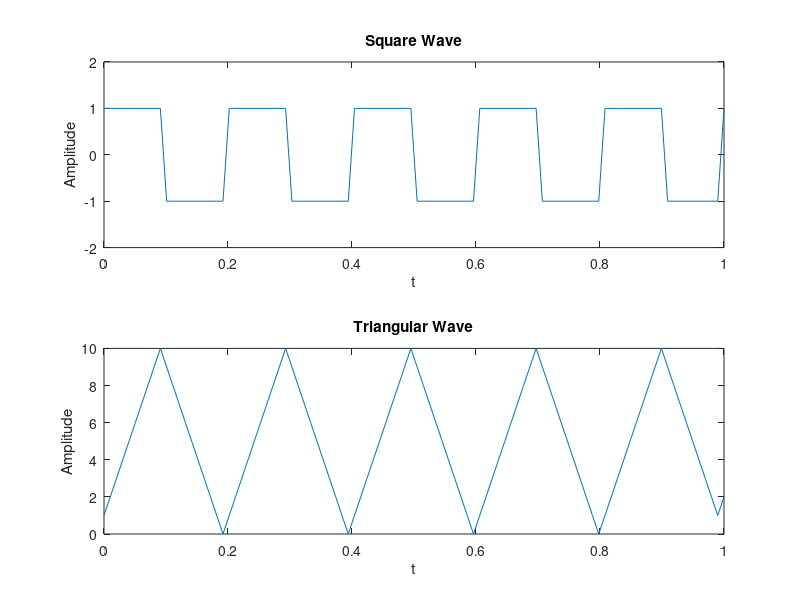

MATLAB code for this plot:
clc
clear all
close all
%step1:To generate square wave
t=linspace(0,1,100);
x=square(2*pi*5*t);
%step2:integrate square wave

y=cumsum(x);
%plot the results
subplot(2,1,1),plot(t,x),axis([0 1 -2 2]),xlabel('t'),ylabel('Amplitude'),title('Square Wave');
subplot(2,1,2);plot(t,y),xlabel('t'),ylabel('Amplitude'),title('Triangular Wave');
